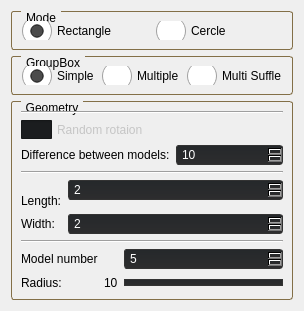
       <widget class="QWidget" name="insertion">
        <property name="autoFillBackground">
         <bool>false</bool>
        </property>
        <attribute name="title">
         <string>Insertion Mode</string>
        </attribute>
        <layout class="QVBoxLayout" name="verticalLayout_5">
         <item>
          <widget class="QGroupBox" name="GroupMode">
           <property name="autoFillBackground">
            <bool>false</bool>
           </property>
           <property name="styleSheet">
            <string notr="true">QGroupBox {
    border: 1px solid gray;
    border-radius: 3px;
    margin-top: 0.5em;
	border-color: rgb(131, 111, 71);
}

QGroupBox::title {
    subcontrol-origin: margin;
    left: 10px;
    padding: 0 3px 0 3px;
}

QPushButton::checked {
	background-color: rgb(168, 0, 0);
}</string>
           </property>
           <property name="title">
            <string>Mode</string>
           </property>
           <property name="flat">
            <bool>false</bool>
           </property>
           <layout class="QHBoxLayout" name="horizontalLayout_8">
            <item>
             <widget class="QRadioButton" name="geoRect">
              <property name="styleSheet">
               <string notr="true">QRadioButton {
    spacing: 5px;
}

QRadioButton::indicator {
    width: 31px;
    height: 19px;
}

QRadioButton::indicator:unchecked {
image: url(:/MainFrame/Resources/Icons_New/Checkbutton_no.png);
}

QRadioButton::indicator:checked {
	image: url(:/MainFrame/Resources/Icons_New/Checkbutton_yes.png);
}
</string>
              </property>
              <property name="text">
               <string>Rectangle</string>
              </property>
              <property name="checked">
               <bool>true</bool>
              </property>
             </widget>
            </item>
            <item>
             <widget class="QRadioButton" name="geoCercle">
              <property name="styleSheet">
               <string notr="true">QRadioButton {
    spacing: 5px;
}

QRadioButton::indicator {
    width: 31px;
    height: 19px;
}

QRadioButton::indicator:unchecked {
image: url(:/MainFrame/Resources/Icons_New/Checkbutton_no.png);
}

QRadioButton::indicator:checked {
	image: url(:/MainFrame/Resources/Icons_New/Checkbutton_yes.png);
}
</string>
              </property>
              <property name="text">
               <string>Cercle</string>
              </property>
             </widget>
            </item>
           </layout>
          </widget>
         </item>
         <item>
          <widget class="QGroupBox" name="groupBox_3">
           <property name="styleSheet">
            <string notr="true">QGroupBox {
    border: 1px solid gray;
    border-radius: 3px;
    margin-top: 0.5em;
	border-color: rgb(131, 111, 71);
}

QGroupBox::title {
    subcontrol-origin: margin;
    left: 10px;
    padding: 0 3px 0 3px;
}

QPushButton::checked {
	background-color: rgb(168, 0, 0);
}

QRadioButton {
    spacing: 5px;
}

QRadioButton::indicator {
    width: 31px;
    height: 19px;
}

QRadioButton::indicator:unchecked {
image: url(:/MainFrame/Resources/Icons_New/Checkbutton_no.png);
}

QRadioButton::indicator:checked {
	image: url(:/MainFrame/Resources/Icons_New/Checkbutton_yes.png);
}
</string>
           </property>
           <property name="title">
            <string>GroupBox</string>
           </property>
           <layout class="QHBoxLayout" name="horizontalLayout_6">
            <item>
             <widget class="QRadioButton" name="insertModeSimple">
              <property name="styleSheet">
               <string notr="true">QRadioButton {
    spacing: 5px;
}

QRadioButton::indicator {
    width: 31px;
    height: 19px;
}

QRadioButton::indicator:unchecked {
image: url(:/MainFrame/Resources/Icons_New/Checkbutton_no.png);
}

QRadioButton::indicator:checked {
	image: url(:/MainFrame/Resources/Icons_New/Checkbutton_yes.png);
}
</string>
              </property>
              <property name="text">
               <string>Simple</string>
              </property>
              <property name="checked">
               <bool>true</bool>
              </property>
             </widget>
            </item>
            <item>
             <widget class="QRadioButton" name="insertionModeMultiple">
              <property name="styleSheet">
               <string notr="true"/>
              </property>
              <property name="text">
               <string>Multiple</string>
              </property>
             </widget>
            </item>
            <item>
             <widget class="QRadioButton" name="insertSuffleReset">
              <property name="styleSheet">
               <string notr="true"/>
              </property>
              <property name="text">
               <string>Multi Suffle</string>
              </property>
             </widget>
            </item>
           </layout>
          </widget>
         </item>
         <item>
          <widget class="QGroupBox" name="GroupGeo">
           <property name="styleSheet">
            <string notr="true">QGroupBox {
    border: 1px solid gray;
    border-radius: 3px;
    margin-top: 0.5em;
	border-color: rgb(131, 111, 71);
}

QGroupBox::title {
    subcontrol-origin: margin;
    left: 10px;
    padding: 0 3px 0 3px;
}

QPushButton::checked {
	background-color: rgb(168, 0, 0);
}</string>
           </property>
           <property name="title">
            <string>Geometry</string>
           </property>
           <property name="alignment">
            <set>Qt::AlignJustify|Qt::AlignVCenter</set>
           </property>
           <layout class="QVBoxLayout" name="verticalLayout_6">
            <item>
             <widget class="Line" name="line_2">
              <property name="orientation">
               <enum>Qt::Horizontal</enum>
              </property>
             </widget>
            </item>
            <item>
             <layout class="QHBoxLayout" name="horizontalLayout_11"/>
            </item>
            <item>
             <layout class="QGridLayout" name="gridLayout_4">
              <item row="0" column="0">
               <widget class="QCheckBox" name="checkRandonRotation">
                <property name="palette">
                 <palette>
                  <active>
                   <colorrole role="WindowText">
                    <brush brushstyle="SolidPattern">
                     <color alpha="255">
                      <red>197</red>
                      <green>197</green>
                      <blue>197</blue>
                     </color>
                    </brush>
                   </colorrole>
                   <colorrole role="Button">
                    <brush brushstyle="SolidPattern">
                     <color alpha="255">
                      <red>27</red>
                      <green>29</green>
                      <blue>31</blue>
                     </color>
                    </brush>
                   </colorrole>
                   <colorrole role="Light">
                    <brush brushstyle="SolidPattern">
                     <color alpha="255">
                      <red>192</red>
                      <green>171</green>
                      <blue>124</blue>
                     </color>
                    </brush>
                   </colorrole>
                   <colorrole role="Midlight">
                    <brush brushstyle="SolidPattern">
                     <color alpha="255">
                      <red>160</red>
                      <green>142</green>
                      <blue>103</blue>
                     </color>
                    </brush>
                   </colorrole>
                   <colorrole role="Dark">
                    <brush brushstyle="SolidPattern">
                     <color alpha="255">
                      <red>64</red>
                      <green>57</green>
                      <blue>41</blue>
                     </color>
                    </brush>
                   </colorrole>
                   <colorrole role="Mid">
                    <brush brushstyle="SolidPattern">
                     <color alpha="255">
                      <red>85</red>
                      <green>76</green>
                      <blue>55</blue>
                     </color>
                    </brush>
                   </colorrole>
                   <colorrole role="Text">
                    <brush brushstyle="SolidPattern">
                     <color alpha="255">
                      <red>197</red>
                      <green>197</green>
                      <blue>197</blue>
                     </color>
                    </brush>
                   </colorrole>
                   <colorrole role="BrightText">
                    <brush brushstyle="SolidPattern">
                     <color alpha="255">
                      <red>255</red>
                      <green>255</green>
                      <blue>255</blue>
                     </color>
                    </brush>
                   </colorrole>
                   <colorrole role="ButtonText">
                    <brush brushstyle="SolidPattern">
                     <color alpha="255">
                      <red>197</red>
                      <green>197</green>
                      <blue>197</blue>
                     </color>
                    </brush>
                   </colorrole>
                   <colorrole role="Base">
                    <brush brushstyle="SolidPattern">
                     <color alpha="255">
                      <red>27</red>
                      <green>29</green>
                      <blue>31</blue>
                     </color>
                    </brush>
                   </colorrole>
                   <colorrole role="Window">
                    <brush brushstyle="SolidPattern">
                     <color alpha="255">
                      <red>27</red>
                      <green>29</green>
                      <blue>31</blue>
                     </color>
                    </brush>
                   </colorrole>
                   <colorrole role="Shadow">
                    <brush brushstyle="SolidPattern">
                     <color alpha="255">
                      <red>0</red>
                      <green>0</green>
                      <blue>0</blue>
                     </color>
                    </brush>
                   </colorrole>
                   <colorrole role="HighlightedText">
                    <brush brushstyle="SolidPattern">
                     <color alpha="255">
                      <red>167</red>
                      <green>51</green>
                      <blue>82</blue>
                     </color>
                    </brush>
                   </colorrole>
                   <colorrole role="AlternateBase">
                    <brush brushstyle="SolidPattern">
                     <color alpha="255">
                      <red>64</red>
                      <green>57</green>
                      <blue>41</blue>
                     </color>
                    </brush>
                   </colorrole>
                   <colorrole role="ToolTipBase">
                    <brush brushstyle="SolidPattern">
                     <color alpha="255">
                      <red>255</red>
                      <green>255</green>
                      <blue>220</blue>
                     </color>
                    </brush>
                   </colorrole>
                   <colorrole role="ToolTipText">
                    <brush brushstyle="SolidPattern">
                     <color alpha="255">
                      <red>0</red>
                      <green>0</green>
                      <blue>0</blue>
                     </color>
                    </brush>
                   </colorrole>
                   <colorrole role="PlaceholderText">
                    <brush brushstyle="SolidPattern">
                     <color alpha="128">
                      <red>255</red>
                      <green>255</green>
                      <blue>255</blue>
                     </color>
                    </brush>
                   </colorrole>
                  </active>
                  <inactive>
                   <colorrole role="WindowText">
                    <brush brushstyle="SolidPattern">
                     <color alpha="255">
                      <red>197</red>
                      <green>197</green>
                      <blue>197</blue>
                     </color>
                    </brush>
                   </colorrole>
                   <colorrole role="Button">
                    <brush brushstyle="SolidPattern">
                     <color alpha="255">
                      <red>27</red>
                      <green>29</green>
                      <blue>31</blue>
                     </color>
                    </brush>
                   </colorrole>
                   <colorrole role="Light">
                    <brush brushstyle="SolidPattern">
                     <color alpha="255">
                      <red>192</red>
                      <green>171</green>
                      <blue>124</blue>
                     </color>
                    </brush>
                   </colorrole>
                   <colorrole role="Midlight">
                    <brush brushstyle="SolidPattern">
                     <color alpha="255">
                      <red>160</red>
                      <green>142</green>
                      <blue>103</blue>
                     </color>
                    </brush>
                   </colorrole>
                   <colorrole role="Dark">
                    <brush brushstyle="SolidPattern">
                     <color alpha="255">
                      <red>64</red>
                      <green>57</green>
                      <blue>41</blue>
                     </color>
                    </brush>
                   </colorrole>
                   <colorrole role="Mid">
                    <brush brushstyle="SolidPattern">
                     <color alpha="255">
                      <red>85</red>
                      <green>76</green>
                      <blue>55</blue>
                     </color>
                    </brush>
                   </colorrole>
                   <colorrole role="Text">
                    <brush brushstyle="SolidPattern">
                     <color alpha="255">
                      <red>197</red>
                      <green>197</green>
                      <blue>197</blue>
                     </color>
                    </brush>
                   </colorrole>
                   <colorrole role="BrightText">
                    <brush brushstyle="SolidPattern">
                     <color alpha="255">
                      <red>255</red>
                      <green>255</green>
                      <blue>255</blue>
                     </color>
                    </brush>
                   </colorrole>
                   <colorrole role="ButtonText">
                    <brush brushstyle="SolidPattern">
                     <color alpha="255">
                      <red>197</red>
                      <green>197</green>
                      <blue>197</blue>
                     </color>
                    </brush>
                   </colorrole>
                   <colorrole role="Base">
                    <brush brushstyle="SolidPattern">
                     <color alpha="255">
                      <red>27</red>
                      <green>29</green>
                      <blue>31</blue>
                     </color>
                    </brush>
                   </colorrole>
                   <colorrole role="Window">
                    <brush brushstyle="SolidPattern">
                     <color alpha="255">
                      <red>27</red>
                      <green>29</green>
                      <blue>31</blue>
                     </color>
                    </brush>
                   </colorrole>
                   <colorrole role="Shadow">
                    <brush brushstyle="SolidPattern">
                     <color alpha="255">
                      <red>0</red>
                      <green>0</green>
                      <blue>0</blue>
                     </color>
                    </brush>
                   </colorrole>
                   <colorrole role="HighlightedText">
                    <brush brushstyle="SolidPattern">
                     <color alpha="255">
                      <red>167</red>
                      <green>51</green>
                      <blue>82</blue>
                     </color>
                    </brush>
                   </colorrole>
                   <colorrole role="AlternateBase">
                    <brush brushstyle="SolidPattern">
                     <color alpha="255">
                      <red>64</red>
                      <green>57</green>
                      <blue>41</blue>
                     </color>
                    </brush>
                   </colorrole>
                   <colorrole role="ToolTipBase">
                    <brush brushstyle="SolidPattern">
                     <color alpha="255">
                      <red>255</red>
                      <green>255</green>
                      <blue>220</blue>
                     </color>
                    </brush>
                   </colorrole>
                   <colorrole role="ToolTipText">
                    <brush brushstyle="SolidPattern">
                     <color alpha="255">
                      <red>0</red>
                      <green>0</green>
                      <blue>0</blue>
                     </color>
                    </brush>
                   </colorrole>
                   <colorrole role="PlaceholderText">
                    <brush brushstyle="SolidPattern">
                     <color alpha="128">
                      <red>255</red>
                      <green>255</green>
                      <blue>255</blue>
                     </color>
                    </brush>
                   </colorrole>
                  </inactive>
                  <disabled>
                   <colorrole role="WindowText">
                    <brush brushstyle="SolidPattern">
                     <color alpha="255">
                      <red>197</red>
                      <green>197</green>
                      <blue>197</blue>
                     </color>
                    </brush>
                   </colorrole>
                   <colorrole role="Button">
                    <brush brushstyle="SolidPattern">
                     <color alpha="255">
                      <red>27</red>
                      <green>29</green>
                      <blue>31</blue>
                     </color>
                    </brush>
                   </colorrole>
                   <colorrole role="Light">
                    <brush brushstyle="SolidPattern">
                     <color alpha="255">
                      <red>192</red>
                      <green>171</green>
                      <blue>124</blue>
                     </color>
                    </brush>
                   </colorrole>
                   <colorrole role="Midlight">
                    <brush brushstyle="SolidPattern">
                     <color alpha="255">
                      <red>160</red>
                      <green>142</green>
                      <blue>103</blue>
                     </color>
                    </brush>
                   </colorrole>
                   <colorrole role="Dark">
                    <brush brushstyle="SolidPattern">
                     <color alpha="255">
                      <red>64</red>
                      <green>57</green>
                      <blue>41</blue>
                     </color>
                    </brush>
                   </colorrole>
                   <colorrole role="Mid">
                    <brush brushstyle="SolidPattern">
                     <color alpha="255">
                      <red>85</red>
                      <green>76</green>
                      <blue>55</blue>
                     </color>
                    </brush>
                   </colorrole>
                   <colorrole role="Text">
                    <brush brushstyle="SolidPattern">
                     <color alpha="255">
                      <red>197</red>
                      <green>197</green>
                      <blue>197</blue>
                     </color>
                    </brush>
                   </colorrole>
                   <colorrole role="BrightText">
                    <brush brushstyle="SolidPattern">
                     <color alpha="255">
                      <red>255</red>
                      <green>255</green>
                      <blue>255</blue>
                     </color>
                    </brush>
                   </colorrole>
                   <colorrole role="ButtonText">
                    <brush brushstyle="SolidPattern">
                     <color alpha="255">
                      <red>197</red>
                      <green>197</green>
                      <blue>197</blue>
                     </color>
                    </brush>
                   </colorrole>
                   <colorrole role="Base">
                    <brush brushstyle="SolidPattern">
                     <color alpha="255">
                      <red>27</red>
                      <green>29</green>
                      <blue>31</blue>
                     </color>
                    </brush>
                   </colorrole>
                   <colorrole role="Window">
                    <brush brushstyle="SolidPattern">
                     <color alpha="255">
                      <red>27</red>
                      <green>29</green>
                      <blue>31</blue>
                     </color>
                    </brush>
                   </colorrole>
                   <colorrole role="Shadow">
                    <brush brushstyle="SolidPattern">
                     <color alpha="255">
                      <red>0</red>
                      <green>0</green>
                      <blue>0</blue>
                     </color>
                    </brush>
                   </colorrole>
                   <colorrole role="HighlightedText">
                    <brush brushstyle="SolidPattern">
                     <color alpha="255">
                      <red>167</red>
                      <green>51</green>
                      <blue>82</blue>
                     </color>
                    </brush>
                   </colorrole>
                   <colorrole role="AlternateBase">
                    <brush brushstyle="SolidPattern">
                     <color alpha="255">
                      <red>128</red>
                      <green>114</green>
                      <blue>83</blue>
                     </color>
                    </brush>
                   </colorrole>
                   <colorrole role="ToolTipBase">
                    <brush brushstyle="SolidPattern">
                     <color alpha="255">
                      <red>255</red>
                      <green>255</green>
                      <blue>220</blue>
                     </color>
                    </brush>
                   </colorrole>
                   <colorrole role="ToolTipText">
                    <brush brushstyle="SolidPattern">
                     <color alpha="255">
                      <red>0</red>
                      <green>0</green>
                      <blue>0</blue>
                     </color>
                    </brush>
                   </colorrole>
                   <colorrole role="PlaceholderText">
                    <brush brushstyle="SolidPattern">
                     <color alpha="128">
                      <red>255</red>
                      <green>255</green>
                      <blue>255</blue>
                     </color>
                    </brush>
                   </colorrole>
                  </disabled>
                 </palette>
                </property>
                <property name="mouseTracking">
                 <bool>true</bool>
                </property>
                <property name="styleSheet">
                 <string notr="true">QCheckBox {
    spacing: 5px;
}

QCheckBox::indicator {
    width: 31px;
    height: 19px;
}

QCheckBox::indicator:unchecked {
image: url(:/MainFrame/Resources/Icons_New/Checkbutton_no.png);
}

QCheckBox::indicator:checked {
	image: url(:/MainFrame/Resources/Icons_New/Checkbutton_yes.png);
}
</string>
                </property>
                <property name="text">
                 <string>Random rotaion</string>
                </property>
               </widget>
              </item>
             </layout>
            </item>
            <item>
             <layout class="QFormLayout" name="formLayout_2">
              <item row="0" column="0">
               <widget class="QLabel" name="label_25">
                <property name="text">
                 <string>Difference between models:</string>
                </property>
               </widget>
              </item>
              <item row="0" column="1">
               <widget class="QSpinBox" name="spinInsertGap">
                <property name="styleSheet">
                 <string notr="true">QSpinBox::down-button {
	image: url(:/MainFrame/Resources/Icons_New/external-down-arrow-arrow-flatart-icons-lineal-color-flatarticons-10.png);
right: 1.5px;
height: 9px;
}

QSpinBox::up-button {
    image: url(:/MainFrame/Resources//Icons_New/external-up-arrow-arrow-flatart-icons-lineal-color-flatarticons-10.png);
right: 1.5px;
bottom: 0px;
height: 9px;
}

QSpinBox { 
	border: 1px solid #333333;
	border-radius: 3px;
	background-color: qlineargradient(spread:pad, x1:0, y1:1, x2:0, y2:0, stop:0 rgba(37, 37, 38, 255), stop:1 rgba(27, 29, 31, 255));
	padding: 1px 20px 1px 3px;
	min-width: 6em;
	color: #ffffff;
    background-color: qlineargradient(spread:pad, x1:0, y1:1, x2:0, y2:0, stop:0 rgba(45, 45, 46, 255), stop:1 rgba(37, 40, 43, 255));
	selection-background-color: rgb(40, 42, 44);
}</string>
                </property>
                <property name="minimum">
                 <number>1</number>
                </property>
                <property name="maximum">
                 <number>100</number>
                </property>
                <property name="value">
                 <number>10</number>
                </property>
               </widget>
              </item>
             </layout>
            </item>
            <item>
             <widget class="Line" name="line_3">
              <property name="orientation">
               <enum>Qt::Horizontal</enum>
              </property>
             </widget>
            </item>
            <item>
             <layout class="QFormLayout" name="formLayout_3">
              <item row="0" column="1">
               <widget class="QSpinBox" name="insertRectLength">
                <property name="styleSheet">
                 <string notr="true">QSpinBox::down-button {
	image: url(:/MainFrame/Resources/Icons_New/external-down-arrow-arrow-flatart-icons-lineal-color-flatarticons-10.png);
right: 1.5px;
height: 9px;
}

QSpinBox::up-button {
    image: url(:/MainFrame/Resources//Icons_New/external-up-arrow-arrow-flatart-icons-lineal-color-flatarticons-10.png);
right: 1.5px;
bottom: 0px;
height: 9px;
}

QSpinBox { 
	border: 1px solid #333333;
	border-radius: 3px;
	background-color: qlineargradient(spread:pad, x1:0, y1:1, x2:0, y2:0, stop:0 rgba(37, 37, 38, 255), stop:1 rgba(27, 29, 31, 255));
	padding: 1px 20px 1px 3px;
	min-width: 6em;
	color: #ffffff;
    background-color: qlineargradient(spread:pad, x1:0, y1:1, x2:0, y2:0, stop:0 rgba(45, 45, 46, 255), stop:1 rgba(37, 40, 43, 255));
	selection-background-color: rgb(40, 42, 44);
}</string>
                </property>
                <property name="minimum">
                 <number>2</number>
                </property>
                <property name="maximum">
                 <number>100</number>
                </property>
               </widget>
              </item>
              <item row="1" column="0">
               <widget class="QLabel" name="label_23">
                <property name="text">
                 <string>Width:</string>
                </property>
               </widget>
              </item>
              <item row="1" column="1">
               <widget class="QSpinBox" name="insertRectWidth">
                <property name="styleSheet">
                 <string notr="true">QSpinBox::down-button {
	image: url(:/MainFrame/Resources/Icons_New/external-down-arrow-arrow-flatart-icons-lineal-color-flatarticons-10.png);
right: 1.5px;
height: 9px;
}

QSpinBox::up-button {
    image: url(:/MainFrame/Resources//Icons_New/external-up-arrow-arrow-flatart-icons-lineal-color-flatarticons-10.png);
right: 1.5px;
bottom: 0px;
height: 9px;
}

QSpinBox { 
	border: 1px solid #333333;
	border-radius: 3px;
	background-color: qlineargradient(spread:pad, x1:0, y1:1, x2:0, y2:0, stop:0 rgba(37, 37, 38, 255), stop:1 rgba(27, 29, 31, 255));
	padding: 1px 20px 1px 3px;
	min-width: 6em;
	color: #ffffff;
    background-color: qlineargradient(spread:pad, x1:0, y1:1, x2:0, y2:0, stop:0 rgba(45, 45, 46, 255), stop:1 rgba(37, 40, 43, 255));
	selection-background-color: rgb(40, 42, 44);
}</string>
                </property>
                <property name="minimum">
                 <number>2</number>
                </property>
                <property name="maximum">
                 <number>100</number>
                </property>
                <property name="displayIntegerBase">
                 <number>10</number>
                </property>
               </widget>
              </item>
              <item row="0" column="0">
               <widget class="QLabel" name="label_22">
                <property name="text">
                 <string>
Length:</string>
                </property>
               </widget>
              </item>
             </layout>
            </item>
            <item>
             <widget class="Line" name="line">
              <property name="orientation">
               <enum>Qt::Horizontal</enum>
              </property>
             </widget>
            </item>
            <item>
             <layout class="QGridLayout" name="gridLayout_7">
              <item row="1" column="0">
               <widget class="QLabel" name="radiusInsertCercle">
                <property name="text">
                 <string>Radius: </string>
                </property>
               </widget>
              </item>
              <item row="1" column="1">
               <widget class="QLabel" name="label_26">
                <property name="text">
                 <string>10</string>
                </property>
               </widget>
              </item>
              <item row="1" column="2">
               <widget class="QSlider" name="sliderRadiusInsertCercle">
                <property name="styleSheet">
                 <string notr="true">QSlider::groove:horizontal {
    border: 1px solid #333333;
    height: 5px; 
    background: qlineargradient(spread:pad, x1:0, y1:1, x2:0, y2:0, stop:0 rgba(45, 45, 46, 255), stop:1 rgba(37, 40, 43, 255));
    margin: 2px 0;
}

QSlider::handle:horizontal {
    
	background-image: url(:/MainFrame/Resources/Icons_New/Icon_Handler.png);
    width: 16px;
    margin: -10px 0; 

}</string>
                </property>
                <property name="minimum">
                 <number>1</number>
                </property>
                <property name="maximum">
                 <number>100</number>
                </property>
                <property name="value">
                 <number>10</number>
                </property>
                <property name="orientation">
                 <enum>Qt::Horizontal</enum>
                </property>
               </widget>
              </item>
              <item row="0" column="0">
               <widget class="QLabel" name="label_27">
                <property name="text">
                 <string>Model number</string>
                </property>
               </widget>
              </item>
              <item row="0" column="2">
               <widget class="QSpinBox" name="spinNombreModelCercle">
                <property name="styleSheet">
                 <string notr="true">QSpinBox::down-button {
	image: url(:/MainFrame/Resources/Icons_New/external-down-arrow-arrow-flatart-icons-lineal-color-flatarticons-10.png);
right: 1.5px;
height: 9px;
}

QSpinBox::up-button {
    image: url(:/MainFrame/Resources//Icons_New/external-up-arrow-arrow-flatart-icons-lineal-color-flatarticons-10.png);
right: 1.5px;
bottom: 0px;
height: 9px;
}

QSpinBox { 
	border: 1px solid #333333;
	border-radius: 3px;
	background-color: qlineargradient(spread:pad, x1:0, y1:1, x2:0, y2:0, stop:0 rgba(37, 37, 38, 255), stop:1 rgba(27, 29, 31, 255));
	padding: 1px 20px 1px 3px;
	min-width: 6em;
	color: #ffffff;
    background-color: qlineargradient(spread:pad, x1:0, y1:1, x2:0, y2:0, stop:0 rgba(45, 45, 46, 255), stop:1 rgba(37, 40, 43, 255));
	selection-background-color: rgb(40, 42, 44);
}</string>
                </property>
                <property name="minimum">
                 <number>1</number>
                </property>
                <property name="value">
                 <number>5</number>
                </property>
               </widget>
              </item>
             </layout>
            </item>
           </layout>
          </widget>
         </item>
        </layout>
       </widget>
